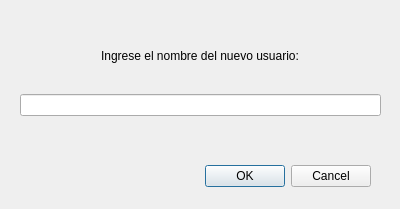
<?xml version="1.0" encoding="UTF-8"?>
<ui version="4.0">
 <class>Dialog</class>
 <widget class="QDialog" name="Dialog">
  <property name="geometry">
   <rect>
    <x>0</x>
    <y>0</y>
    <width>400</width>
    <height>209</height>
   </rect>
  </property>
  <property name="windowTitle">
   <string>Dialog</string>
  </property>
  <widget class="QDialogButtonBox" name="buttonBox">
   <property name="geometry">
    <rect>
     <x>30</x>
     <y>160</y>
     <width>341</width>
     <height>32</height>
    </rect>
   </property>
   <property name="orientation">
    <enum>Qt::Horizontal</enum>
   </property>
   <property name="standardButtons">
    <set>QDialogButtonBox::Cancel|QDialogButtonBox::Ok</set>
   </property>
  </widget>
  <widget class="QWidget" name="verticalLayoutWidget">
   <property name="geometry">
    <rect>
     <x>20</x>
     <y>40</y>
     <width>361</width>
     <height>31</height>
    </rect>
   </property>
   <layout class="QVBoxLayout" name="verticalLayout">
    <item alignment="Qt::AlignHCenter">
     <widget class="QLabel" name="label_2">
      <property name="text">
       <string>Ingrese el nombre del nuevo usuario:</string>
      </property>
     </widget>
    </item>
   </layout>
  </widget>
  <widget class="QWidget" name="verticalLayoutWidget_2">
   <property name="geometry">
    <rect>
     <x>20</x>
     <y>70</y>
     <width>361</width>
     <height>22</height>
    </rect>
   </property>
   <layout class="QVBoxLayout" name="verticalLayout_2">
    <item>
     <spacer name="horizontalSpacer_5">
      <property name="orientation">
       <enum>Qt::Horizontal</enum>
      </property>
      <property name="sizeHint" stdset="0">
       <size>
        <width>40</width>
        <height>20</height>
       </size>
      </property>
     </spacer>
    </item>
   </layout>
  </widget>
  <widget class="QWidget" name="verticalLayoutWidget_3">
   <property name="geometry">
    <rect>
     <x>20</x>
     <y>90</y>
     <width>361</width>
     <height>31</height>
    </rect>
   </property>
   <layout class="QVBoxLayout" name="verticalLayout_3">
    <item>
     <widget class="QLineEdit" name="line_title">
      <property name="minimumSize">
       <size>
        <width>271</width>
        <height>0</height>
       </size>
      </property>
      <property name="placeholderText">
       <string/>
      </property>
     </widget>
    </item>
   </layout>
  </widget>
 </widget>
 <resources/>
 <connections>
  <connection>
   <sender>buttonBox</sender>
   <signal>accepted()</signal>
   <receiver>Dialog</receiver>
   <slot>accept()</slot>
   <hints>
    <hint type="sourcelabel">
     <x>248</x>
     <y>254</y>
    </hint>
    <hint type="destinationlabel">
     <x>157</x>
     <y>274</y>
    </hint>
   </hints>
  </connection>
  <connection>
   <sender>buttonBox</sender>
   <signal>rejected()</signal>
   <receiver>Dialog</receiver>
   <slot>reject()</slot>
   <hints>
    <hint type="sourcelabel">
     <x>316</x>
     <y>260</y>
    </hint>
    <hint type="destinationlabel">
     <x>286</x>
     <y>274</y>
    </hint>
   </hints>
  </connection>
 </connections>
</ui>
